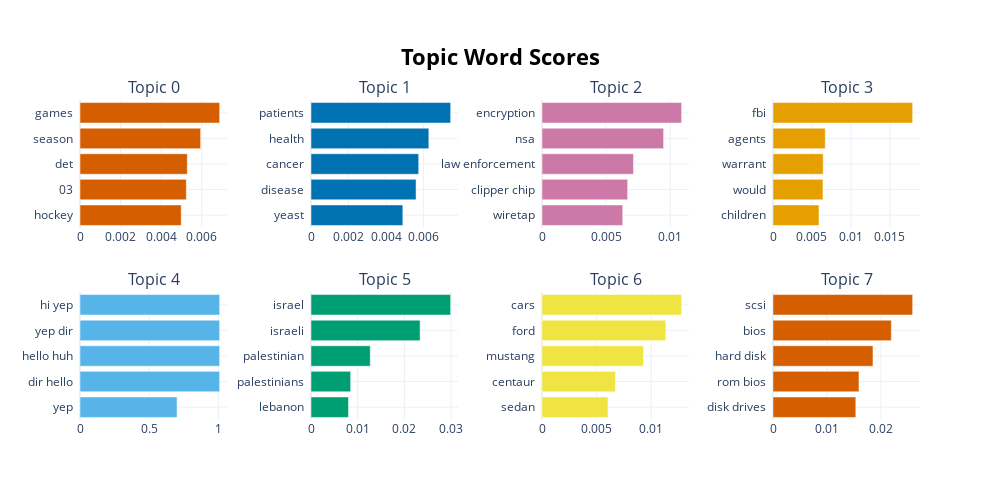

Source (notebook cell):
### Code cell
topic_model.visualize_barchart()

### Figure 1 — Plotly figure (JSON) as saved in the notebook; plotly's stock layout.template omitted (floating-point values rounded to 4 significant figures)
{"data": [{"marker": {"color": "#D55E00"}, "orientation": "h", "type": "bar", "x": [0.004987, 0.005238, 0.005287, 0.005942, 0.00688], "xaxis": "x", "y": ["hockey  ", "03  ", "det  ", "season  ", "games  "], "yaxis": "y"}, {"marker": {"color": "#0072B2"}, "orientation": "h", "type": "bar", "x": [0.004895, 0.0056, 0.00574, 0.00628, 0.007443], "xaxis": "x2", "y": ["yeast  ", "disease  ", "cancer  ", "health  ", "patients  "], "yaxis": "y2"}, {"marker": {"color": "#CC79A7"}, "orientation": "h", "type": "bar", "x": [0.006296, 0.006681, 0.007137, 0.009486, 0.01089], "xaxis": "x3", "y": ["wiretap  ", "clipper chip  ", "law enforcement  ", "nsa  ", "encryption  "], "yaxis": "y3"}, {"marker": {"color": "#E69F00"}, "orientation": "h", "type": "bar", "x": [0.005898, 0.00641, 0.006441, 0.006703, 0.01791], "xaxis": "x4", "y": ["children  ", "would  ", "warrant  ", "agents  ", "fbi  "], "yaxis": "y4"}, {"marker": {"color": "#56B4E9"}, "orientation": "h", "type": "bar", "x": [0.7017, 1.01, 1.01, 1.01, 1.01], "xaxis": "x5", "y": ["yep  ", "dir hello  ", "hello huh  ", "yep dir  ", "hi yep  "], "yaxis": "y5"}, {"marker": {"color": "#009E73"}, "orientation": "h", "type": "bar", "x": [0.008024, 0.008487, 0.01269, 0.02336, 0.0299], "xaxis": "x6", "y": ["lebanon  ", "palestinians  ", "palestinian  ", "israeli  ", "israel  "], "yaxis": "y6"}, {"marker": {"color": "#F0E442"}, "orientation": "h", "type": "bar", "x": [0.006045, 0.006716, 0.009288, 0.01134, 0.01278], "xaxis": "x7", "y": ["sedan  ", "centaur  ", "mustang  ", "ford  ", "cars  "], "yaxis": "y7"}, {"marker": {"color": "#D55E00"}, "orientation": "h", "type": "bar", "x": [0.01535, 0.01594, 0.01853, 0.02193, 0.02588], "xaxis": "x8", "y": ["disk drives  ", "rom bios  ", "hard disk  ", "bios  ", "scsi  "], "yaxis": "y8"}], "layout": {"annotations": [{"font": {"size": 16}, "showarrow": false, "text": "Topic 0", "x": 0.0875, "xanchor": "center", "xref": "paper", "y": 1, "yanchor": "bottom", "yref": "paper"}, {"font": {"size": 16}, "showarrow": false, "text": "Topic 1", "x": 0.3625, "xanchor": "center", "xref": "paper", "y": 1, "yanchor": "bottom", "yref": "paper"}, {"font": {"size": 16}, "showarrow": false, "text": "Topic 2", "x": 0.6375, "xanchor": "center", "xref": "paper", "y": 1, "yanchor": "bottom", "yref": "paper"}, {"font": {"size": 16}, "showarrow": false, "text": "Topic 3", "x": 0.9125, "xanchor": "center", "xref": "paper", "y": 1, "yanchor": "bottom", "yref": "paper"}, {"font": {"size": 16}, "showarrow": false, "text": "Topic 4", "x": 0.0875, "xanchor": "center", "xref": "paper", "y": 0.4, "yanchor": "bottom", "yref": "paper"}, {"font": {"size": 16}, "showarrow": false, "text": "Topic 5", "x": 0.3625, "xanchor": "center", "xref": "paper", "y": 0.4, "yanchor": "bottom", "yref": "paper"}, {"font": {"size": 16}, "showarrow": false, "text": "Topic 6", "x": 0.6375, "xanchor": "center", "xref": "paper", "y": 0.4, "yanchor": "bottom", "yref": "paper"}, {"font": {"size": 16}, "showarrow": false, "text": "Topic 7", "x": 0.9125, "xanchor": "center", "xref": "paper", "y": 0.4, "yanchor": "bottom", "yref": "paper"}], "height": 500, "hoverlabel": {"bgcolor": "white", "font": {"family": "Rockwell", "size": 16}}, "showlegend": false, "title": {"font": {"color": "Black", "size": 22}, "text": "<b>Topic Word Scores", "x": 0.5, "xanchor": "center", "yanchor": "top"}, "width": 1000, "xaxis": {"anchor": "y", "domain": [0, 0.175], "showgrid": true}, "xaxis2": {"anchor": "y2", "domain": [0.275, 0.45], "showgrid": true}, "xaxis3": {"anchor": "y3", "domain": [0.55, 0.725], "showgrid": true}, "xaxis4": {"anchor": "y4", "domain": [0.825, 1], "showgrid": true}, "xaxis5": {"anchor": "y5", "domain": [0, 0.175], "showgrid": true}, "xaxis6": {"anchor": "y6", "domain": [0.275, 0.45], "showgrid": true}, "xaxis7": {"anchor": "y7", "domain": [0.55, 0.725], "showgrid": true}, "xaxis8": {"anchor": "y8", "domain": [0.825, 1], "showgrid": true}, "yaxis": {"anchor": "x", "domain": [0.6, 1], "showgrid": true}, "yaxis2": {"anchor": "x2", "domain": [0.6, 1], "showgrid": true}, "yaxis3": {"anchor": "x3", "domain": [0.6, 1], "showgrid": true}, "yaxis4": {"anchor": "x4", "domain": [0.6, 1], "showgrid": true}, "yaxis5": {"anchor": "x5", "domain": [0, 0.4], "showgrid": true}, "yaxis6": {"anchor": "x6", "domain": [0, 0.4], "showgrid": true}, "yaxis7": {"anchor": "x7", "domain": [0, 0.4], "showgrid": true}, "yaxis8": {"anchor": "x8", "domain": [0, 0.4], "showgrid": true}}}
